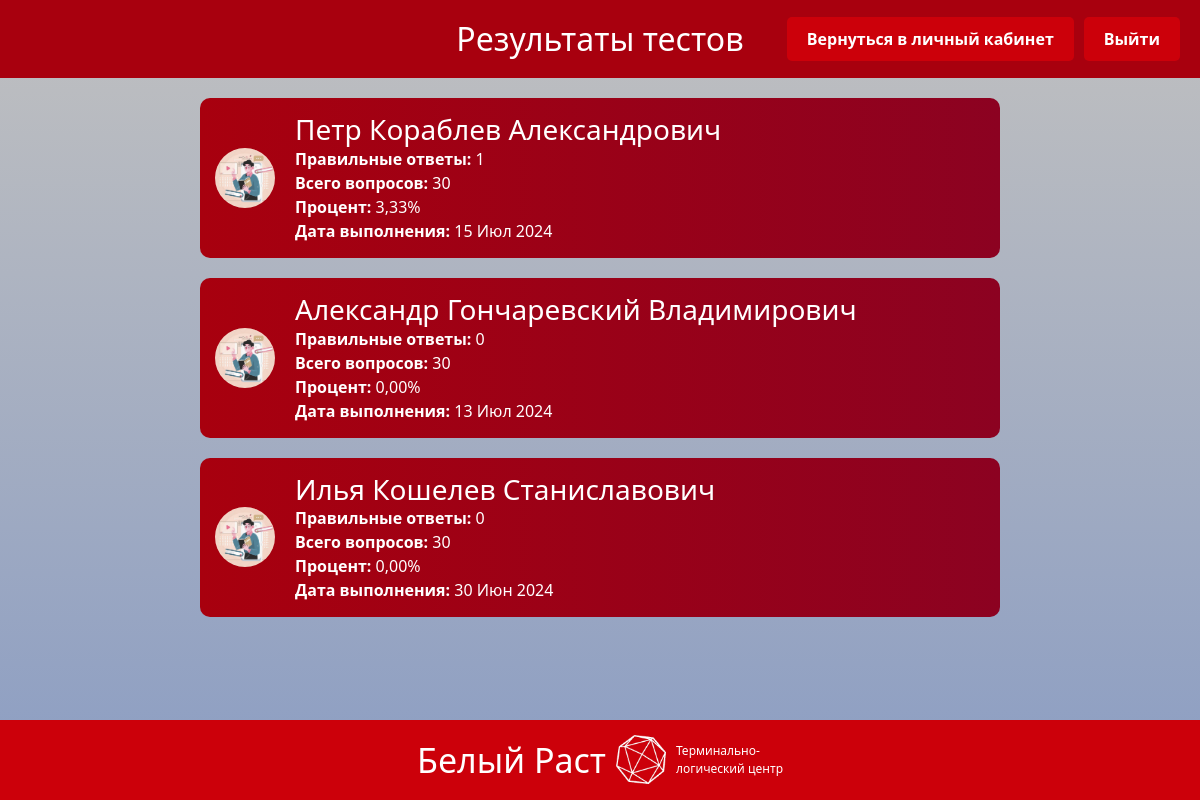
/account/home/account/results/, run on the app's committed database.
### backend/home/models.py (models this page shows, shortened)
class BaseModel(models.Model):
    uid = models.UUIDField(primary_key=True, default=uuid.uuid4, editable=True, verbose_name="UUID")
    created_at = models.DateField(auto_now_add=True, verbose_name="Дата создания")
    updated_at = models.DateField(auto_now=True, verbose_name="Дата обновления")
    class Meta:
        abstract = True

class TestResult(BaseModel):
    user = models.ForeignKey(User, on_delete=models.CASCADE, verbose_name="Пользователь")
    correct_answers = models.IntegerField(verbose_name="Правильные ответы")
    total_questions = models.IntegerField(verbose_name="Всего вопросов")
    test_duration = models.DurationField(verbose_name="Длительность теста")
    @property
    def percentage(self):
        if self.total_questions > 0:
            return (self.correct_answers / self.total_questions) * 100
        return 0
    class Meta:
        verbose_name = "Результат теста"
        verbose_name_plural = "Результаты тестов"

### backend/main/models.py (models this page shows, shortened)
class Profile(models.Model):
    user = models.OneToOneField(User, on_delete=models.CASCADE, verbose_name=_('пользователь'))
    phone_number = models.CharField(max_length=15, blank=True, null=True, verbose_name=_('номер телефона'))
    position = models.CharField(max_length=100, blank=True, null=True, verbose_name=_('должность'))
    patronymic = models.CharField(max_length=100, blank=True, null=True, verbose_name=_('отчество'))
    is_manager = models.BooleanField(default=False, verbose_name=_('руководитель'))
    hire_date = models.DateField(blank=True, null=True, verbose_name=_('дата принятия на работу'))
    last_test_date = models.DateField(blank=True, null=True, verbose_name=_('последняя дата прохождения теста'))
    manager = models.CharField(max_length=255, blank=True, null=True, verbose_name=_('руководитель'))
    last_test_date = models.DateTimeField(null=True, blank=True)  # Добавить это поле
    class Meta:
        verbose_name = _('профиль')
        verbose_name_plural = _('профили')

### backend/home/views.py (the view)
# urls.py: path('account/results/', views.results_list, name='results_list'),  # URL для страницы результатов
def results_list(request):
    results = TestResult.objects.all().order_by('-created_at')
    return render(request, 'test/result_list.html', {'results': results})

### frontend/templates/test/result_list.html (shortened to what this page needs)
{% load static %}
<!DOCTYPE html>
<html>
<head>
    <link rel="stylesheet" href="{% static 'main/css/result_list.css' %}">
    <link rel="stylesheet" href="https://cdn.jsdelivr.net/npm/bootstrap@5.3.2/dist/css/bootstrap.min.css">
    <link rel="stylesheet" href="https://use.fontawesome.com/releases/v5.8.2/css/all.css">
</head>
<body>
    <div class="header">
        <h1>Результаты тестов</h1>
        <div class="btn-container">
            <a href="http://127.0.0.1:8000/account/" class="btn-custom">Вернуться в личный кабинет</a>
            <a href="http://127.0.0.1:8000/" class="btn-custom">Выйти</a>
        </div>
    </div>
    {% for result in results %}
    <div class="result-item">
        <div class="avatar" style="background-image: url('{% static 'main/images/avatarka2.jpg' %}');"></div>
        <div class="result-details">
            <h3>{{ result.user.first_name }} {{ result.user.last_name }} {% if result.user.profile.patronymic %} {{ result.user.profile.patronymic }} {% endif %}</h3>
            <p><strong>Правильные ответы:</strong> {{ result.correct_answers }}</p>
            <p><strong>Всего вопросов:</strong> {{ result.total_questions }}</p>
            <p><strong>Процент:</strong> {{ result.percentage|floatformat:2 }}%</p>
            <p><strong>Дата выполнения:</strong> {{ result.created_at|date:"d M Y" }}</p>
        </div>
    </div>
    {% endfor %}
    <div class="footer">
        <div class="footer-text footer-text-1">Белый Раст</div>
        <div class="logo-container"></div>
        <div class="footer-text footer-text-2">Терминально-<br>логический центр</div>
    </div>
</body>
</html>

### frontend/static/main/css/result_list.css (style rules this page uses)
body { display: flex; flex-direction: column; min-height: 100vh; margin: 0; background: linear-gradient(to bottom, #c0c0c0, #8b9dc3); color: #343a40; }
.header { background-color: #a8000e; padding: 20px; color: white; margin-bottom: 20px; display: flex; justify-content: center; align-items: center; position: relative; }
.header h1 { margin: 0; font-size: 2em; text-align: center; }
.header .btn-container { position: absolute; right: 20px; display: flex; align-items: center; gap: 10px; }
.header .btn-custom { background-color: #cc000a; color: #fff; text-decoration: none; border: none; border-radius: 5px; padding: 10px 20px; margin: 0; transition: background-color 0.3s ease, transform 0.2s ease, box-shadow 0.2s ease; display: inline-block; font-size: 16px; font-weight: bold; }
.result-item { background: linear-gradient(90deg, #a8000e 0%, #8c0221 100%); margin-bottom: 20px; padding: 15px; border-radius: 10px; color: white; display: flex; align-items: center; width: 90%; max-width: 800px; margin-left: auto; margin-right: auto; }
.avatar { border-radius: 50%; margin-right: 20px; width: 60px; height: 60px; background-size: cover; background-position: center; }
.result-item h3, .result-item p { margin: 0; }
.result-item p { color: white; }
.result-details { display: flex; flex-direction: column; }
.footer { background-color: #cc000a; color: white; width: 100%; height: 80px; display: flex; align-items: center; justify-content: center; position: static; margin-top: auto; }
.footer .footer-text { font-size: 16px; margin: 0 10px; }
.footer .footer-text-1 { font-size: 34px; }
.footer .footer-text-2 { font-size: 12px; text-align: left; }
.footer .logo-container { width: 50px; height: 50px; background-size: contain; background-repeat: no-repeat; background-image: url('../images/Logo.png'); }

### data on the page
TestResult: user.first_name "Петр", user.last_name "Кораблев", user.profile.patronymic "Александрович", correct_answers "1", total_questions "30", percentage "3,33", created_at "15 Июл 2024"
TestResult: user.first_name "Александр", user.last_name "Гончаревский", user.profile.patronymic "Владимирович", correct_answers "0", total_questions "30", percentage "0,00", created_at "13 Июл 2024"
TestResult: user.first_name "Илья", user.last_name "Кошелев", user.profile.patronymic "Станиславович", correct_answers "0", total_questions "30", percentage "0,00", created_at "30 Июн 2024"
